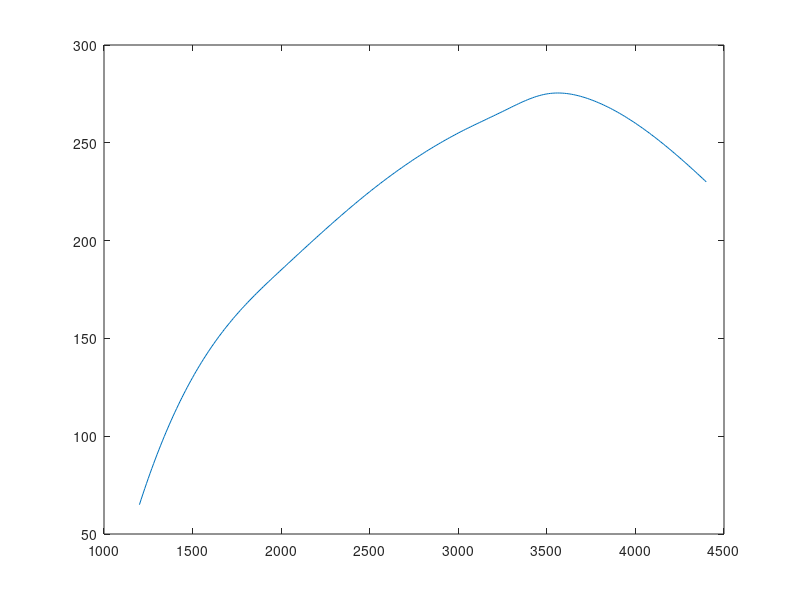

The MATLAB source for this figure:
x = [1200 1500 2000 2500 3000 3250 3500 3750 4000 4400];
y = [65	130	185	225	255	266	275	272	260	230];

v = 1200:10:4400;
p = spline(x, y, v);

plot(v, p);

spline(x, y, 2300)
spline(x, y, 3650)